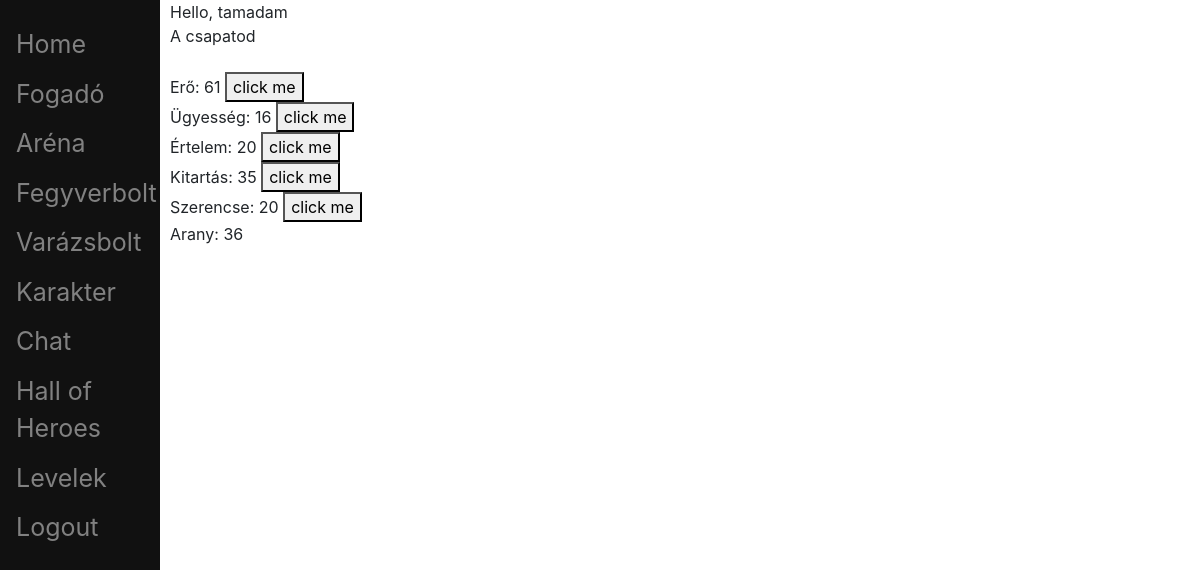
The app's page / (signed in), older data.
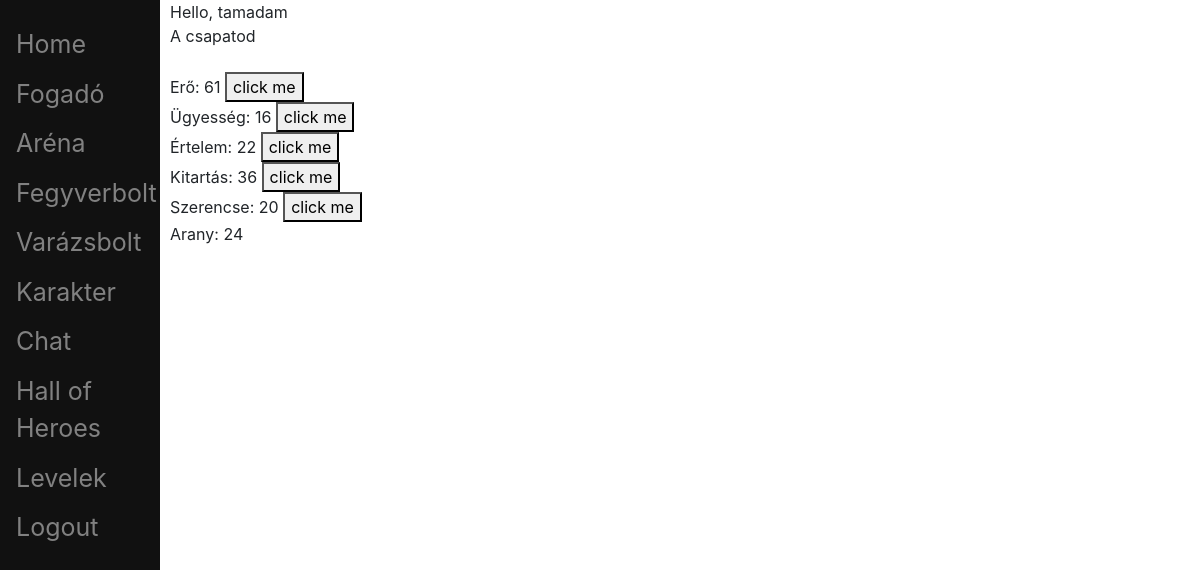
The same page, newer data.
### account/models.py (models this page shows, shortened)
class Character(models.Model):
	account = models.OneToOneField(Account, on_delete=models.CASCADE, primary_key=True)
	ROLES = (
		('warrior', 'warrior'),
		('mage', 'mage'),
		('scout', 'scout'),
	)
	character_type	= models.CharField(verbose_name = 'character type', max_length = 20, choices=ROLES, default='')
	level			= models.DecimalField(verbose_name='level', max_digits=19, decimal_places=0, default = 1) #szint
	strength		= models.DecimalField(verbose_name='strength', max_digits=19, decimal_places=0, default = 8) #erő
	skill 			= models.DecimalField(verbose_name='skill', max_digits=19, decimal_places=0, default = 6) #ügyesség
	intelligence	= models.DecimalField(verbose_name='intelligence', max_digits=19, decimal_places=0, default = 7) #értelem
	health_point	= models.DecimalField(verbose_name='health point', max_digits=19, decimal_places=0, default = 10) #életerő
	fortune 		= models.DecimalField(verbose_name='fortune', max_digits=19, decimal_places=0, default = 8) #szerencse
	shield 			= models.DecimalField(verbose_name='shield', max_digits=19, decimal_places=0, default = 0) #páncél
	rank			= models.DecimalField(verbose_name='rank', max_digits=19, decimal_places=0, blank = True, null = True) #helyezes
	honor			= models.DecimalField(verbose_name='honor', max_digits=19, decimal_places=0, default = 1) #becsuletpont
	gold 			= models.DecimalField(verbose_name='gold', max_digits=20, decimal_places=0, default=100)

### core/views.py (the view)
# urls.py: path('', home_page_view, name='home_page'),
@login_required(login_url='login')
def home_page_view(request):
	context = {}
	user = Character.objects.get(account=request.user)
	context = {
		'user_id': user.account.id,
		'username': user.account.username,
		'strength': user.strength,
		'skill': user.skill,
		'intelligence': user.intelligence,
		'health_point': user.health_point,
		'fortune': user.fortune,
		'gold': user.gold,
	}
	return render(request, 'core/home_page.html', context)

### core/templates/core/home_page.html (shortened to what this page needs)
{% extends 'base.html' %}
{% block content %}
<div class="main">
<span id="hello-msg">Hello, {{username}} </span>
<br>
<span id="team-msg">A csapatod </span>
<br>
<br>
<div id="strength">
Erő: <p class="character-attr-value"id="strength-value">{{strength}}</p>
<button onclick="increaseAttr('{{user_id}}', 'strength')">click me</button><br>
</div>
<div id="skill">
Ügyesség: <p id="skill-value">{{skill}} </p>
<button onclick="increaseAttr('{{user_id}}', 'skill')">click me</button><br>
</div>
<div id="intelligence">
Értelem: <p id="intelligence-value">{{intelligence}} </p>
<button onclick="increaseAttr('{{user_id}}', 'intelligence')">click me</button><br>
</div>
<div id="health_point">
Kitartás: <p id="health_point-value">{{health_point}} </p>
<button onclick="increaseAttr('{{user_id}}', 'health_point')">click me</button><br>
</div>
<div id="fortune">
Szerencse: <p id="fortune-value">{{fortune}} </p>
<button onclick="increaseAttr('{{user_id}}', 'fortune')">click me</button><br>
</div>
<div id="gold">
Arany: <p id="gold-value">{{gold}}<br></p>
</div>
</div>
{% endblock %}

Row changes from the older to the newer data that the page shows:
changed Character: intelligence "20" → "22"; health_point "35" → "36"; gold "36" → "24"
